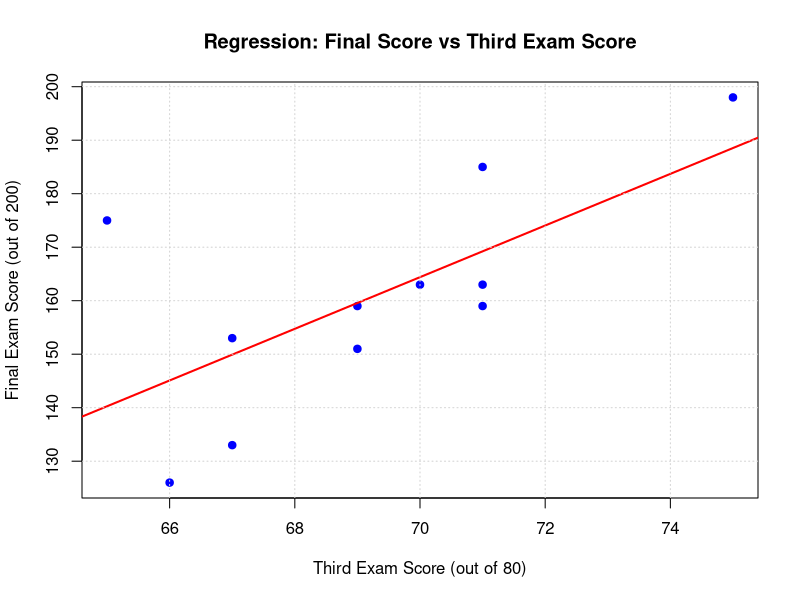
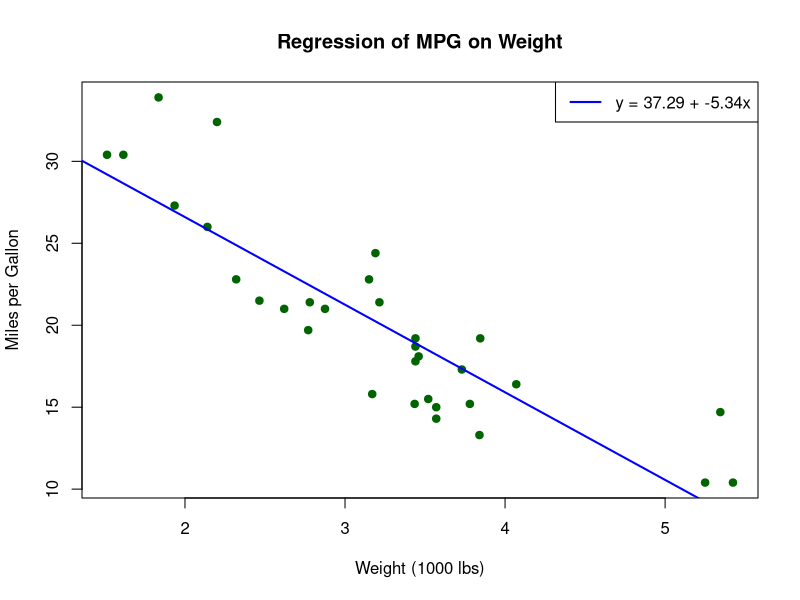
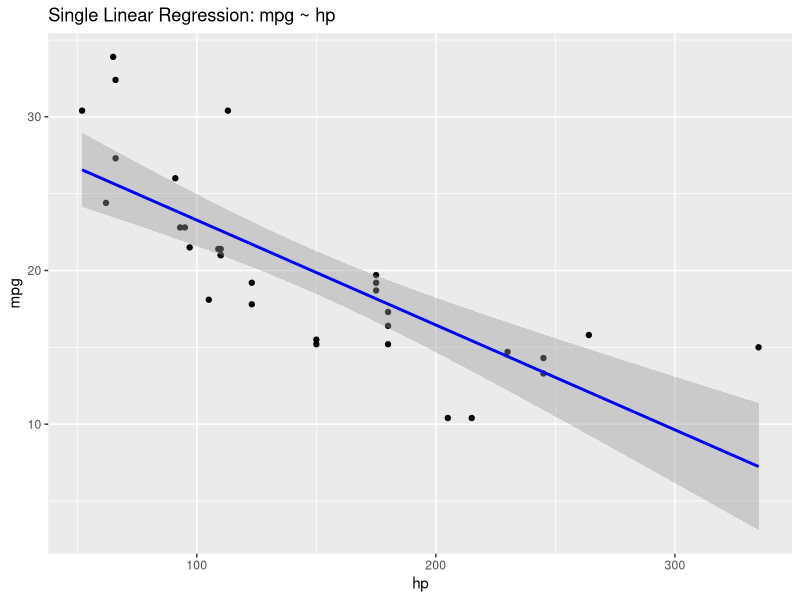
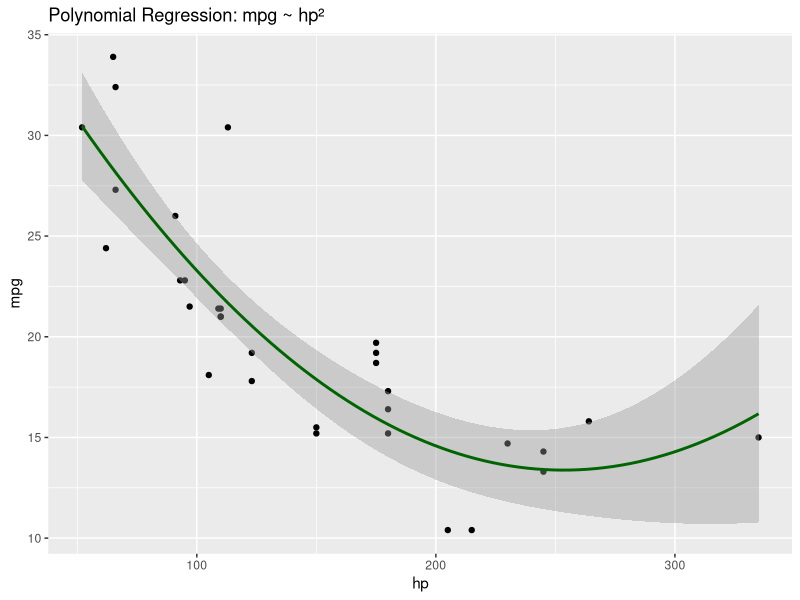

The R source for these figures, in order:








# 1. Load the data
x <- c(65, 67, 71, 71, 66, 75, 67, 70, 71, 69, 69)
y <- c(175, 133, 185, 163, 126, 198, 153, 163, 159, 151, 159)

# 2. Create a data frame
data <- data.frame(x, y)

# 3. Fit the linear regression model
model <- lm(y ~ x, data = data)

# 4. Show regression summary
summary(model)

# 5. Make a prediction (e.g., for x = 72)
predict(model, data.frame(x = 72))

# 6. Plot the data and regression line
plot(data$x, data$y, 
     main = "Regression: Final Score vs Third Exam Score", 
     xlab = "Third Exam Score (out of 80)", 
     ylab = "Final Exam Score (out of 200)", 
     pch = 19, col = "blue")

abline(model, col = "red", lwd = 2)

# 7. Add grid for clarity
grid()















x <- c(151, 174, 138, 186, 128, 136, 179, 163, 152, 131)
y <- c(63, 81, 56, 91, 47, 57, 76, 72, 62, 48)
getwd()
# Apply the lm() function.
relation <- lm(y~x)

print(summary(relation))
# Find weight of a person with height 170.

a <- data.frame(x = 170)
result <-  predict(relation,a)
print(result)



# Load built-in mtcars dataset
data(mtcars)

# View first few rows
head(mtcars)
# Step 1: Fit the regression model
model <- lm(mpg ~ wt, data = mtcars)
# Step 2: Print summary
cat("Model Summary:\n")
print(summary(model))
#Prediction 
predict(model, newdata = data.frame(wt = 4))

# Step 3: Plot data and regression line
plot(mtcars$wt, mtcars$mpg,
     main = "Regression of MPG on Weight",
     xlab = "Weight (1000 lbs)",
     ylab = "Miles per Gallon",
     pch = 19, col = "darkgreen")
# Add the regression line
abline(model, col = "blue", lwd = 2)


# Step 4: Add model equation to the plot
coef_vals <- coef(model)
eq <- paste0("y = ", round(coef_vals[1], 2), " + ", round(coef_vals[2], 2), "x")
legend("topright", legend = eq, col = "blue", lwd = 2)


# Load necessary libraries
library(ggplot2)

# Load data
data(mtcars)

# 1. ANOVA: Test if mpg differs by number of cylinders
anova_result <- aov(mpg ~ factor(cyl), data = mtcars)
cat("----- ANOVA -----\n")
print(summary(anova_result))

# 2. Correlation: Pearson correlation between mpg and hp
cor_mpg_hp <- cor(mtcars$mpg, mtcars$hp)
cat("\n----- Correlation (mpg vs hp) -----\n")
print(cor_mpg_hp)

# Correlation matrix for selected variables
cat("\n----- Correlation Matrix -----\n")
print(cor(mtcars[, c("mpg", "hp", "wt", "disp")]))

# 3. Single Linear Regression: mpg ~ hp
single_model <- lm(mpg ~ hp, data = mtcars)
cat("\n----- Single Linear Regression (mpg ~ hp) -----\n")
print(summary(single_model))

# 4. Multiple Linear Regression: mpg ~ hp + wt
multi_model <- lm(mpg ~ hp + wt, data = mtcars)
cat("\n----- Multiple Linear Regression (mpg ~ hp + wt) -----\n")
print(summary(multi_model))




# 5. Plotting Regressions
cat("\n----- Plotting Single Regression (mpg ~ hp) -----\n")
ggplot(mtcars, aes(x = hp, y = mpg)) +
  geom_point() +
  geom_smooth(method = "lm", col = "blue") +
  ggtitle("Single Linear Regression: mpg ~ hp")

# 6. Polynomial Regression: mpg ~ poly(hp, 2)
poly_model <- lm(mpg ~ poly(hp, 2), data = mtcars)
cat("\n----- Polynomial Regression (mpg ~ poly(hp, 2)) -----\n")
print(summary(poly_model))
library(ggplot2)
# Plot Polynomial Regression
ggplot(mtcars, aes(x = hp, y = mpg)) +
  geom_point() +
  stat_smooth(method = "lm", formula = y ~ poly(x, 2), col = "darkgreen") +
  ggtitle("Polynomial Regression: mpg ~ hp²")


